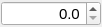
<?xml version="1.0" encoding="UTF-8"?>
<ui version="4.0">
 <class>TouchoffWidget_AxisValue</class>
 <widget class="QWidget" name="TouchoffWidget_AxisValue">
  <property name="geometry">
   <rect>
    <x>0</x>
    <y>0</y>
    <width>102</width>
    <height>27</height>
   </rect>
  </property>
  <property name="sizePolicy">
   <sizepolicy hsizetype="Fixed" vsizetype="Fixed">
    <horstretch>0</horstretch>
    <verstretch>0</verstretch>
   </sizepolicy>
  </property>
  <property name="minimumSize">
   <size>
    <width>102</width>
    <height>27</height>
   </size>
  </property>
  <property name="maximumSize">
   <size>
    <width>102</width>
    <height>27</height>
   </size>
  </property>
  <property name="windowTitle">
   <string>Form</string>
  </property>
  <layout class="QGridLayout" name="gridLayout_2">
   <property name="leftMargin">
    <number>0</number>
   </property>
   <property name="topMargin">
    <number>0</number>
   </property>
   <property name="rightMargin">
    <number>0</number>
   </property>
   <property name="bottomMargin">
    <number>0</number>
   </property>
   <property name="spacing">
    <number>0</number>
   </property>
   <item row="0" column="0">
    <layout class="QGridLayout" name="gridLayout">
     <property name="spacing">
      <number>0</number>
     </property>
     <item row="0" column="0">
      <widget class="QDoubleSpinBox" name="doubleSpinBox_TouchoffRef">
       <property name="sizePolicy">
        <sizepolicy hsizetype="Fixed" vsizetype="Fixed">
         <horstretch>0</horstretch>
         <verstretch>0</verstretch>
        </sizepolicy>
       </property>
       <property name="minimumSize">
        <size>
         <width>100</width>
         <height>25</height>
        </size>
       </property>
       <property name="maximumSize">
        <size>
         <width>100</width>
         <height>25</height>
        </size>
       </property>
       <property name="font">
        <font>
         <family>MS Shell Dlg 2</family>
         <pointsize>11</pointsize>
        </font>
       </property>
       <property name="alignment">
        <set>Qt::AlignRight|Qt::AlignTrailing|Qt::AlignVCenter</set>
       </property>
       <property name="decimals">
        <number>1</number>
       </property>
       <property name="maximum">
        <double>500000.000000000000000</double>
       </property>
      </widget>
     </item>
    </layout>
   </item>
  </layout>
 </widget>
 <resources/>
 <connections/>
</ui>
